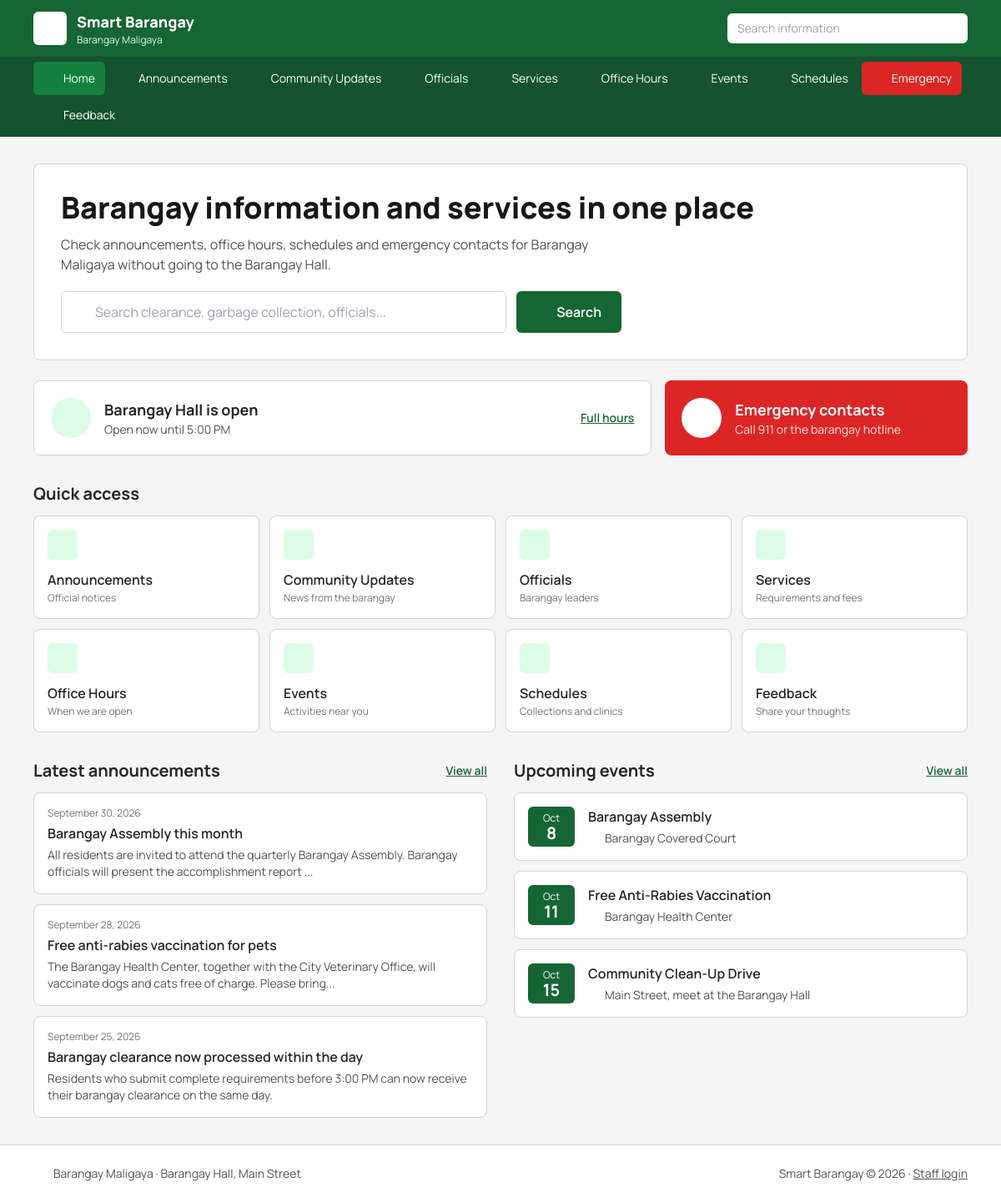
The page / on the database its author committed.
### tables this page shows
CREATE TABLE `office_hours` (
  `id` int(11) NOT NULL,
  `day_label` varchar(12) NOT NULL,
  `open_time` time DEFAULT NULL,
  `close_time` time DEFAULT NULL,
  `sort_order` int(11) NOT NULL
);

CREATE TABLE `posts` (
  `id` int(11) NOT NULL,
  `type` enum('Announcement','Update') NOT NULL,
  `title` varchar(150) NOT NULL,
  `body` text NOT NULL,
  `posted_at` datetime NOT NULL DEFAULT current_timestamp()
);

CREATE TABLE `events` (
  `id` int(11) NOT NULL,
  `title` varchar(150) NOT NULL,
  `description` text NOT NULL,
  `event_date` date NOT NULL,
  `event_time` time DEFAULT NULL,
  `location` varchar(150) NOT NULL
);

### index.php (the view, shortened to what this page needs)
<?php
require 'config.php';
$latest = $pdo->query("SELECT * FROM posts WHERE type = 'Announcement' ORDER BY posted_at DESC, id DESC LIMIT 3")->fetchAll();
$events = $pdo->query("SELECT * FROM events WHERE event_date >= CURDATE() ORDER BY event_date, event_time LIMIT 3")->fetchAll();
$status = office_status($pdo);
$tiles = [
    ['announcements.php', 'Announcements', 'megaphone', 'Official notices'],
    ['updates.php', 'Community Updates', 'newspaper', 'News from the barangay'],
    ['officials.php', 'Officials', 'users', 'Barangay leaders'],
    ['services.php', 'Services', 'briefcase', 'Requirements and fees'],
    ['hours.php', 'Office Hours', 'clock', 'When we are open'],
    ['events.php', 'Events', 'calendar', 'Activities near you'],
    ['schedules.php', 'Schedules', 'calendar-check', 'Collections and clinics'],
    ['feedback.php', 'Feedback', 'message-square', 'Share your thoughts'],
];
include 'includes/header.php';
?>
<section class="bg-white border border-neutral-300 rounded-lg p-5 sm:p-8">
  <h1 class="text-2xl sm:text-4xl font-extrabold text-neutral-900 leading-tight">Barangay information and services in one place</h1>
  <p class="text-neutral-600 mt-3 max-w-2xl">Check announcements, office hours, schedules and emergency contacts for <?= e(BARANGAY_NAME) ?> without going to the Barangay Hall.</p>
  <form action="search.php" method="get" class="mt-5 flex flex-col sm:flex-row gap-3 max-w-2xl" role="search">
    <div class="relative flex-1">
      <span class="absolute left-3 top-1/2 -translate-y-1/2 text-neutral-400"><?= icon('search', 'w-5 h-5') ?></span>
      <input type="search" name="q" required minlength="2" placeholder="Search clearance, garbage collection, officials..." aria-label="Search information" class="w-full rounded-md border border-neutral-300 pl-10 pr-3 py-3 focus:outline-none focus:ring-2 focus:ring-green-700">
    </div>
    <button class="bg-green-800 hover:bg-green-900 text-white font-semibold rounded-md px-6 py-3 flex items-center justify-center gap-2"><?= icon('search', 'w-4 h-4') ?>Search</button>
  </form>
</section>
<section class="mt-6 grid gap-4 md:grid-cols-3">
  <div class="md:col-span-2 bg-white border border-neutral-300 rounded-lg p-5 flex items-center gap-4">
    <span class="rounded-full p-3 shrink-0 <?= $status['open'] ? 'bg-green-100 text-green-800' : 'bg-neutral-200 text-neutral-700' ?>"><?= icon('clock', 'w-6 h-6') ?></span>
    <div class="flex-1 min-w-0">
      <p class="font-bold text-lg"><?= $status['open'] ? 'Barangay Hall is open' : 'Barangay Hall is closed' ?></p>
      <p class="text-sm text-neutral-600"><?= e($status['text']) ?></p>
    </div>
    <a href="hours.php" class="text-sm font-semibold text-green-800 underline shrink-0">Full hours</a>
  </div>
  <a href="emergency.php" class="bg-red-600 hover:bg-red-700 text-white rounded-lg p-5 flex items-center gap-4">
    <span class="bg-white text-red-600 rounded-full p-3 shrink-0"><?= icon('siren', 'w-6 h-6') ?></span>
    <span><span class="block font-bold text-lg">Emergency contacts</span><span class="block text-sm text-red-100">Call 911 or the barangay hotline</span></span>
  </a>
</section>
<section class="mt-8">
  <h2 class="text-xl font-bold mb-3">Quick access</h2>
  <div class="grid grid-cols-2 sm:grid-cols-3 lg:grid-cols-4 gap-3">
    <?php foreach ($tiles as [$href, $label, $ic, $desc]): ?>
      <a href="<?= e($href) ?>" class="bg-white border border-neutral-300 rounded-lg p-4 hover:border-green-800 focus:outline-none focus:ring-2 focus:ring-green-700">
        <span class="inline-flex bg-green-100 text-green-800 rounded-md p-2"><?= icon($ic, 'w-5 h-5') ?></span>
        <span class="block font-semibold mt-3"><?= e($label) ?></span>
        <span class="block text-xs text-neutral-500 mt-0.5"><?= e($desc) ?></span>
      </a>
    <?php endforeach; ?>
  </div>
</section>
<div class="mt-8 grid gap-8 lg:grid-cols-2">
  <section>
    <div class="flex items-center justify-between mb-3">
      <h2 class="text-xl font-bold">Latest announcements</h2>
      <a href="announcements.php" class="text-sm font-semibold text-green-800 underline">View all</a>
    </div>
    <div class="space-y-3">
      <?php foreach ($latest as $p): ?>
        <a href="announcements.php#post-<?= (int)$p['id'] ?>" class="block bg-white border border-neutral-300 rounded-lg p-4 hover:border-green-800">
          <p class="text-xs text-neutral-500"><?= e(fmt_date($p['posted_at'])) ?></p>
          <h3 class="font-semibold mt-1"><?= e($p['title']) ?></h3>
          <p class="text-sm text-neutral-600 mt-1"><?= e(excerpt($p['body'])) ?></p>
        </a>
      <?php endforeach; ?>
    </div>
  </section>
  <section>
    <div class="flex items-center justify-between mb-3">
      <h2 class="text-xl font-bold">Upcoming events</h2>
      <a href="events.php" class="text-sm font-semibold text-green-800 underline">View all</a>
    </div>
    <div class="space-y-3">
      <?php foreach ($events as $ev): $ts = strtotime($ev['event_date']); ?>
        <a href="events.php" class="flex gap-4 bg-white border border-neutral-300 rounded-lg p-4 hover:border-green-800">
          <div class="w-14 shrink-0 text-center bg-green-800 text-white rounded-md py-1.5">
            <div class="text-xs"><?= e(date('M', $ts)) ?></div>
            <div class="text-xl font-bold leading-none"><?= e(date('j', $ts)) ?></div>
          </div>
          <div class="min-w-0">
            <h3 class="font-semibold"><?= e($ev['title']) ?></h3>
            <p class="text-sm text-neutral-600 flex items-center gap-1 mt-1"><?= icon('map-pin', 'w-4 h-4 shrink-0') ?><span class="truncate"><?= e($ev['location']) ?></span></p>
          </div>
        </a>
      <?php endforeach; ?>
    </div>
  </section>
</div>
<?php include 'includes/footer.php'; ?>

### header.php (shortened to what this page needs)
<?php
$active = basename($_SERVER['PHP_SELF']);
$nav = [
    'index.php' => ['Home', 'home'],
    'announcements.php' => ['Announcements', 'megaphone'],
    'updates.php' => ['Community Updates', 'newspaper'],
    'officials.php' => ['Officials', 'users'],
    'services.php' => ['Services', 'briefcase'],
    'hours.php' => ['Office Hours', 'clock'],
    'events.php' => ['Events', 'calendar'],
    'schedules.php' => ['Schedules', 'calendar-check'],
    'emergency.php' => ['Emergency', 'siren'],
    'feedback.php' => ['Feedback', 'message-square'],
];
?>
<!DOCTYPE html>
<html lang="en">
<head>
<script src="https://cdn.tailwindcss.com"></script>
</head>
<body class="bg-neutral-100 text-neutral-800 font-sans min-h-screen flex flex-col">
<header class="bg-green-800 text-white">
  <div class="max-w-6xl mx-auto px-4 py-3 flex items-center gap-3">
    <a href="index.php" class="flex items-center gap-3 min-w-0">
      <span class="bg-white text-green-800 rounded-md p-2 shrink-0"><?= icon('landmark', 'w-6 h-6') ?></span>
      <span class="leading-tight min-w-0">
        <span class="block font-extrabold text-lg">Smart Barangay</span>
        <span class="block text-xs text-green-100 truncate"><?= e(BARANGAY_NAME) ?></span>
      </span>
    </a>
    <form action="search.php" method="get" class="hidden md:flex ml-auto w-72 relative" role="search">
      <input type="search" name="q" required minlength="2" placeholder="Search information" aria-label="Search information" class="w-full rounded-md pl-3 pr-10 py-2 text-sm text-neutral-900 focus:outline-none focus:ring-2 focus:ring-amber-400">
      <button class="absolute right-0 top-0 h-full px-3 text-green-800" aria-label="Search"><?= icon('search', 'w-4 h-4') ?></button>
    </form>
  </div>
  <nav id="navWrap" class="hidden md:block bg-green-900" aria-label="Main">
    <div class="max-w-6xl mx-auto px-4">
      <ul class="flex flex-col md:flex-row md:flex-wrap text-sm pb-2 md:py-1">
        <?php foreach ($nav as $file => [$label, $ic]):
            $isEmergency = $file === 'emergency.php';
            $cls = $isEmergency ? 'bg-red-600 hover:bg-red-700' : ($active === $file ? 'bg-green-700' : 'hover:bg-green-800'); ?>
          <li class="md:mr-1 my-0.5">
            <a href="<?= e($file) ?>" <?= $active === $file ? 'aria-current="page"' : '' ?> class="flex items-center gap-2 px-3 py-2.5 rounded-md <?= $cls ?>"><?= icon($ic, 'w-4 h-4') ?><?= e($label) ?></a>
          </li>
        <?php endforeach; ?>
      </ul>
    </div>
  </nav>
</header>
<main class="flex-1 max-w-6xl w-full mx-auto px-4 py-6 sm:py-8">

### config.php (shortened to what this page needs)
<?php
function e($v) { return htmlspecialchars((string)$v, ENT_QUOTES, 'UTF-8'); }
function fmt_date($d) { return date('F j, Y', strtotime($d)); }
function fmt_time($t) { return date('g:i A', strtotime($t)); }
function excerpt($s, $len = 130) { return mb_strimwidth(trim(preg_replace('/\s+/', ' ', $s)), 0, $len, '...'); }
function office_status(PDO $pdo) {
    $st = $pdo->prepare('SELECT * FROM office_hours WHERE day_label = ?');
    $st->execute([date('l')]);
    $row = $st->fetch();
    $now = date('H:i:s');
    if ($now >= $row['open_time'] && $now < $row['close_time']) {
        return ['open' => true, 'text' => 'Open now until ' . fmt_time($row['close_time'])];
    }
    return ['open' => false, 'text' => 'Closed now. Today ' . fmt_time($row['open_time']) . ' to ' . fmt_time($row['close_time'])];
}
function icon($name, $class = 'w-5 h-5') {
    return '<svg xmlns="http://www.w3.org/2000/svg" class="' . e($class) . '" viewBox="0 0 24 24" fill="none" stroke="currentColor" stroke-width="2" stroke-linecap="round" stroke-linejoin="round" aria-hidden="true">' . ($p[$name] ?? $p['file-text']) . '</svg>';
}

### footer.php (shortened to what this page needs)
</main>
<footer class="bg-white border-t border-neutral-300 text-sm text-neutral-600">
  <div class="max-w-6xl mx-auto px-4 py-6 flex flex-col sm:flex-row sm:items-center sm:justify-between gap-2">
    <p class="flex items-center gap-2"><?= icon('map-pin', 'w-4 h-4') ?><?= e(BARANGAY_NAME) ?> &middot; <?= e(BARANGAY_ADDRESS) ?></p>
    <p>Smart Barangay &copy; <?= date('Y') ?> &middot; <a href="admin.php" class="underline hover:text-green-800">Staff login</a></p>
  </div>
</footer>
</body>
</html>

### rows shown on the page
office_hours: close_time "Open now until 5:00 PM"
posts: posted_at "September 30, 2026", title "Barangay Assembly this month", body "All residents are invited to attend the quarterly Barangay Assembly. Barangay officials will present the accomplishment report ..."
posts: posted_at "September 28, 2026", title "Free anti-rabies vaccination for pets", body "The Barangay Health Center, together with the City Veterinary Office, will vaccinate dogs and cats free of charge. Please bring..."
posts: posted_at "September 25, 2026", title "Barangay clearance now processed within the day", body "Residents who submit complete requirements before 3:00 PM can now receive their barangay clearance on the same day."
events: event_date "Oct", event_date "8", title "Barangay Assembly", location "Barangay Covered Court"
events: event_date "Oct", event_date "11", title "Free Anti-Rabies Vaccination", location "Barangay Health Center"
events: event_date "Oct", event_date "15", title "Community Clean-Up Drive", location "Main Street, meet at the Barangay Hall"

### other values the page prints
BARANGAY_NAME "Barangay Maligaya"
$label "Home"
$label "Announcements"
$label "Community Updates"
$label "Officials"
$label "Services"
$label "Office Hours"
$label "Events"
$label "Schedules"
$label "Emergency"
$label "Feedback"
$desc "Official notices"
$desc "News from the barangay"
$desc "Barangay leaders"
$desc "Requirements and fees"
